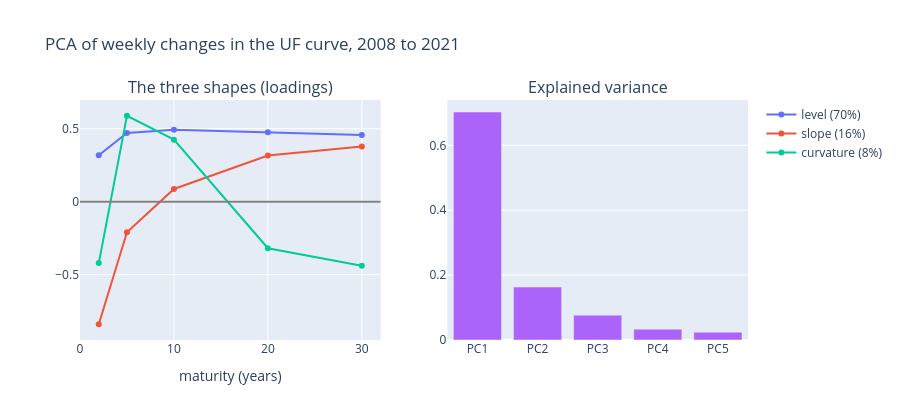

Source (notebook cell):
### Markdown cell above
## 3. PCA of the curve

The model, with the notation from notebook 8: $x_t$ is the vector of the 5 standardized changes in week $t$;
$w_1, w_2, w_3$ are the loadings (`components_`); the **factors** are the scores
$f_{j,t} = w_j^{\top} x_t$ (`transform`), and the curve is approximated with three of them:

$$ x_t \approx f_{1,t}\, w_1 + f_{2,t}\, w_2 + f_{3,t}\, w_3 $$

- $x_t$: changes in week $t$ at the five maturities, standardized (mean 0, standard deviation 1 over the window).
- $w_j$: shape $j$, a vector of 5 loadings, one per maturity.
- $f_{j,t}$: how much of shape $j$ there was in week $t$.

In words: each week, the movement of the curve is a mix of three fixed shapes, and the only thing that changes
from week to week is how much of each shape there was.

### Code cell
escalador = StandardScaler().fit(cambios)
X = escalador.transform(cambios)
pca = PCA().fit(X)
var_exp = pca.explained_variance_ratio_

# The sign of a component is arbitrary (w and -w describe the same direction). We fix it for easy reading:
# level with positive loadings, slope with the long maturity positive, curvature with the 5-year maturity positive.
signos = np.sign([pca.components_[0].sum(), pca.components_[1][-1], pca.components_[2][1]])
W = pca.components_[:3] * signos[:, None]
NOMBRES = ["level", "slope", "curvature"]

print("Explained variance:", var_exp.round(3), " | cumulative 3 components:", round(var_exp[:3].sum(), 3))
print(pd.DataFrame(W, index=NOMBRES, columns=PLAZOS).round(2))

fig = make_subplots(rows=1, cols=2, subplot_titles=("The three shapes (loadings)", "Explained variance"))
for j, nombre in enumerate(NOMBRES):
    fig.add_scatter(x=ANIOS, y=W[j], mode="lines+markers", name=f"{nombre} ({var_exp[j]:.0%})", row=1, col=1)
fig.add_bar(x=[f"PC{j}" for j in range(1, 6)], y=var_exp, name="per component", row=1, col=2, showlegend=False)
fig.add_hline(y=0, line_color="gray", row=1, col=1)
fig.update_xaxes(title_text="maturity (years)", row=1, col=1)
fig.update_layout(height=420, title="PCA of weekly changes in the UF curve, 2008 to 2021")
fig.show()

### Figure 1 — Plotly figure (JSON) as saved in the notebook; plotly's stock layout.template omitted (floating-point values rounded to 4 significant figures)
{"data": [{"mode": "lines+markers", "name": "level (70%)", "type": "scatter", "x": [2, 5, 10, 20, 30], "xaxis": "x", "y": [0.3175, 0.471, 0.4924, 0.475, 0.4574], "yaxis": "y"}, {"mode": "lines+markers", "name": "slope (16%)", "type": "scatter", "x": [2, 5, 10, 20, 30], "xaxis": "x", "y": [-0.8401, -0.2102, 0.08695, 0.316, 0.3777], "yaxis": "y"}, {"mode": "lines+markers", "name": "curvature (8%)", "type": "scatter", "x": [2, 5, 10, 20, 30], "xaxis": "x", "y": [-0.4212, 0.5887, 0.425, -0.3194, -0.4398], "yaxis": "y"}, {"name": "per component", "showlegend": false, "type": "bar", "x": ["PC1", "PC2", "PC3", "PC4", "PC5"], "xaxis": "x2", "y": [0.7027, 0.1632, 0.07653, 0.03341, 0.02417], "yaxis": "y2"}], "layout": {"annotations": [{"font": {"size": 16}, "showarrow": false, "text": "The three shapes (loadings)", "x": 0.225, "xanchor": "center", "xref": "paper", "y": 1.0, "yanchor": "bottom", "yref": "paper"}, {"font": {"size": 16}, "showarrow": false, "text": "Explained variance", "x": 0.775, "xanchor": "center", "xref": "paper", "y": 1.0, "yanchor": "bottom", "yref": "paper"}], "height": 420, "shapes": [{"line": {"color": "gray"}, "type": "line", "x0": 0, "x1": 1, "xref": "x domain", "y0": 0, "y1": 0, "yref": "y"}], "title": {"text": "PCA of weekly changes in the UF curve, 2008 to 2021"}, "xaxis": {"anchor": "y", "domain": [0.0, 0.45], "title": {"text": "maturity (years)"}}, "xaxis2": {"anchor": "y2", "domain": [0.55, 1.0]}, "yaxis": {"anchor": "x", "domain": [0.0, 1.0]}, "yaxis2": {"anchor": "x2", "domain": [0.0, 1.0]}}}
